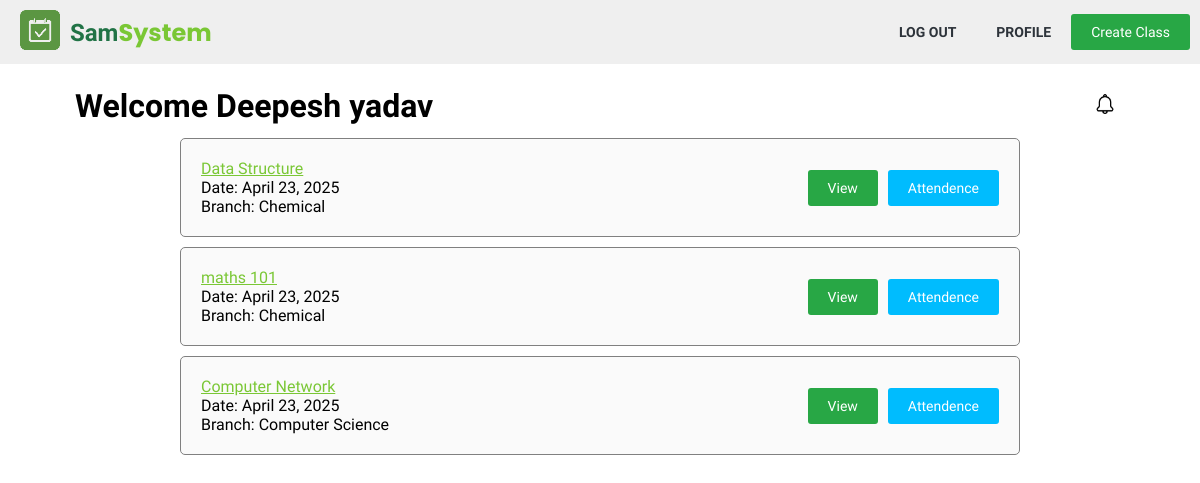
/teacher/dashboard.php (signed in), run on an earlier commit of the app's database.
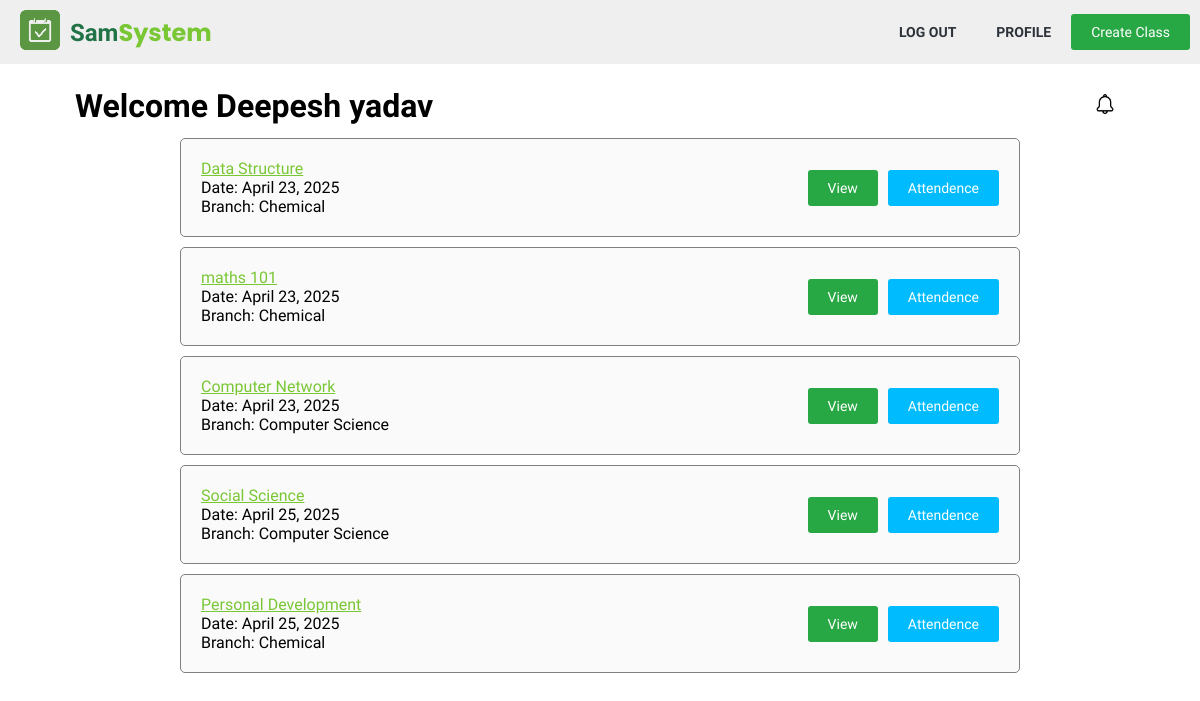
And on a later commit of the database.
### tables this page shows
CREATE TABLE `class` (
  `id` int(11) NOT NULL,
  `name` varchar(100) DEFAULT NULL,
  `description` text DEFAULT NULL,
  `teacher_id` int(11) DEFAULT NULL,
  `date_created` datetime DEFAULT current_timestamp(),
  `branch` int(11) DEFAULT NULL
);

CREATE TABLE `branch` (
  `id` int(11) NOT NULL,
  `full_name` varchar(100) NOT NULL,
  `initials` varchar(10) NOT NULL
);

### teacher/dashboard.php (the view, shortened to what this page needs)
<?php
require '../utils.php';
function getBranchName($id, $conn)
{
	$stmt = $conn->prepare("SELECT full_name FROM branch WHERE id = ?");
	$stmt->bind_param("i", $id);
	$stmt->execute();
	$stmt->bind_result($result);
	if ($stmt->fetch()) {
		return $result;
	} else {
		$stmt->close();
		return null;
	}
}
?>
<!DOCTYPE html>
<html lang="en">
<head>
	<link rel="stylesheet" href="../css/util.css">
	<link rel="stylesheet" href="../css/style.css">
</head>
<body>
	<?php require '..\components\nav_sm.php'; ?>
	<div class="container mt20">
		<div class="d-fcc jc-sb">
			<h1>Welcome <?= $_SESSION['name']?></h1>
			<div class="icon-wrapper">
				<img src="/attendence/img/notification.png" alt="notifications" class="icon " id="notification-btn">
			</div>
		</div>
		<?php
		$teacher_id = $_SESSION['user_id'];
		$result = $conn->query("SELECT * FROM class WHERE teacher_id = $teacher_id");
		while($row = $result->fetch_assoc()){
			echo "<div class='user-row'>
			<div class='user-row-left'>
			<a class='link td-u' href='/attendence/teacher/class.php?id=". $row['id']. " '>" . $row['name'] . "</a>
			<p>Date: ".   (new DateTime($row["date_created"]))->format('F j, Y') . " </p>
			<p>Branch: " . getBranchName($row['branch'], $conn) . "</p>
			</div>
			<div class='user-row-right'>
			<a class='btn' href='class.php?id=".  $row["id"] ." '>View</a>
			<a class='btn btn-s' href='take_attendence.php?id=".  $row["id"] ." '>Attendence</a>
			</div>
			</div>";
		}
		?>
	</div>
</body>
</html>

What changed in the data, as far as the page shows it:
added class: name "Social Science", date_created "April 25, 2025", branch.full_name "Computer Science"
added class: name "Personal Development", date_created "April 25, 2025", branch.full_name "Chemical"
